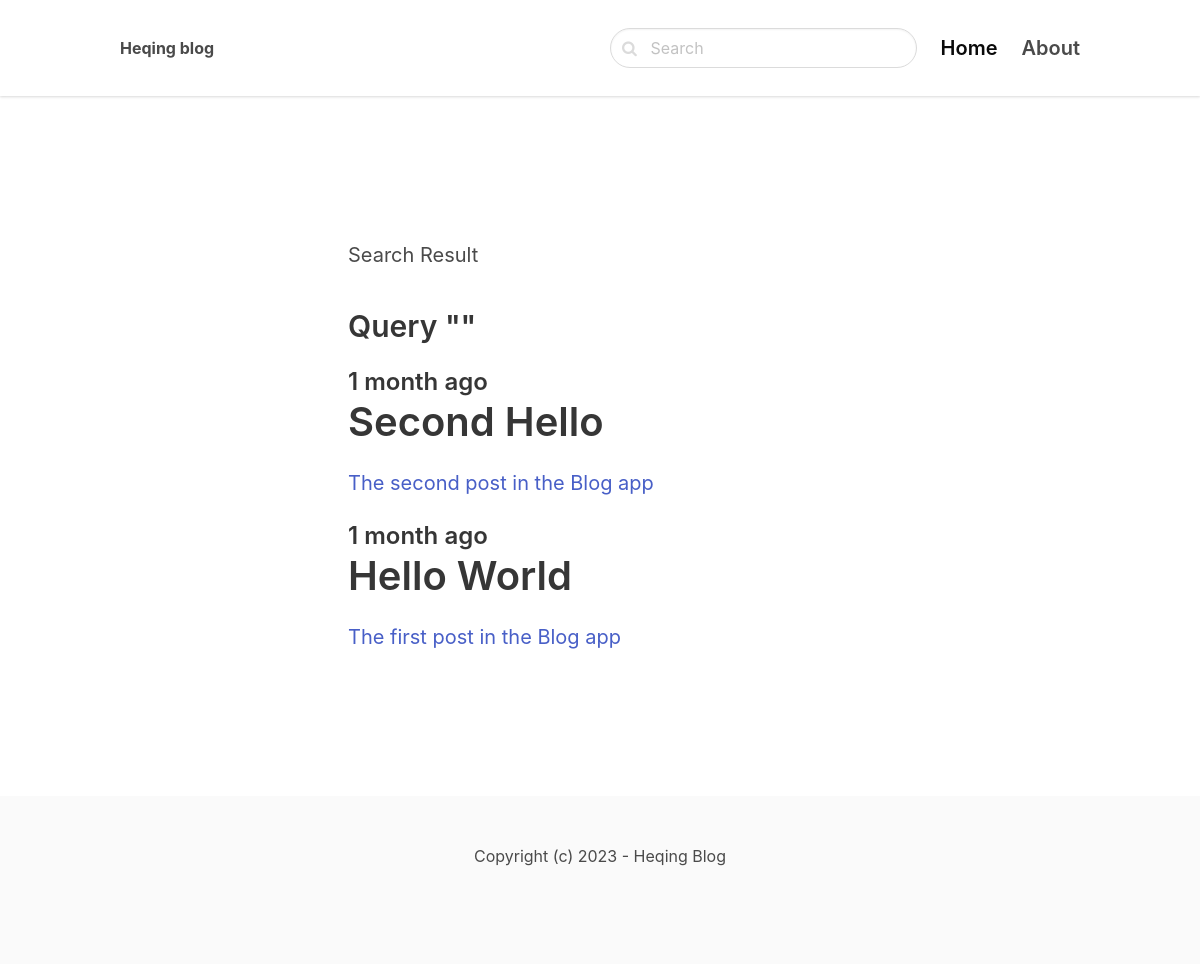
The app's page /search/, older data.
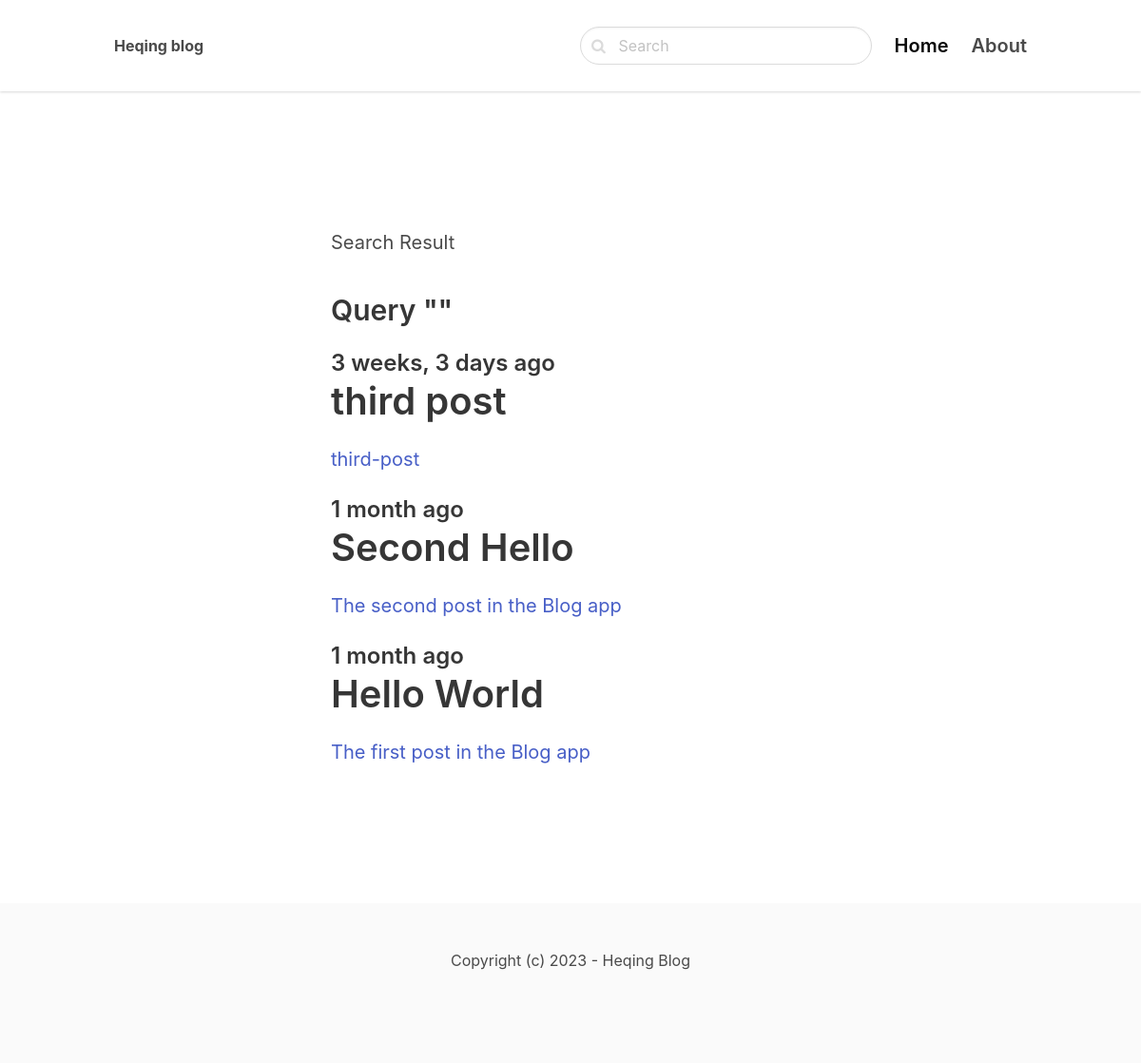
The same page, newer data.
### blog/models.py (models this page shows, shortened)
class Post(models.Model):
    ACTIVE = 'active'
    DRAFT = 'draft'
    CHOICES_STATUS = (
        (ACTIVE, 'Active'),
        (DRAFT, 'Draft')
    )
    category = models.ForeignKey(Category, related_name='posts', on_delete=models.CASCADE)
    title = models.CharField(max_length=255)
    slug = models.SlugField() # internet address for title
    intro = models.TextField()
    body = models.TextField()
    created_at = models.DateTimeField(auto_now_add = True)
    status = models.CharField(max_length=10, choices=CHOICES_STATUS, default=ACTIVE)
    image = models.ImageField(upload_to='uploads/', blank = True, null = True)
    class Meta:
        ordering = ('-created_at',)

### blog/views.py (the view)
# urls.py: path('search/', views.search, name = 'search'),
def search(request):
    query = request.GET.get('query', '')
    posts = Post.objects.filter(status=Post.ACTIVE).filter(Q(title__icontains=query) | Q(intro__icontains = query) | Q(body__icontains = query))
    return render(request, 'blog/search.html', {'posts': posts, 'query': query})

### blog/templates/blog/search.html (shortened to what this page needs)
{% extends 'core/base.html' %}
{% block content %}
    <section class="hero">
        <div class="hero-body">
            <div class="container">
                <section class="section">
                    <div class="columns">
                        <div class="column is-8 is-offset-2">
                            <div class="content is-medium">
                                <h> Search Result </h>
                                <h3> Query "{{ Query }}"</h3>
                            </div>
                            {% for post in posts %}
                            <div class="content is-medium">
                                <a href="{% url 'post_detail' post.category.slug post.slug %}">
                                    <h2 class="subtitle is-4">{{ post.created_at|timesince }} ago</h2>
                                    <h1 class="title">{{ post.title }}</h1>
                                    <p>{{ post.intro }}</p>
                                </a>
                            </div>
                        {% empty %}
                            <div class="content">
                                <p>There is no results in this query...</p>
                            </div>
                        {% endfor %}
                        </div>
                    </div>
                </section>
            </div>
        </div>
    </section>
{% endblock %}

### core/templates/core/base.html (shortened to what this page needs)
<!DOCTYPE html>
<html>
  <head>
    <link rel="stylesheet" href="https://unpkg.com/bulma@0.9.2/css/bulma.min.css" />
    <link href="https://stackpath.bootstrapcdn.com/font-awesome/4.7.0/css/font-awesome.min.css" rel="stylesheet" />
  </head>
  <body>
    <nav class="navbar">
      <div class="container">
        <div class="navbar-brand">
          <a class="navbar-item" href="/"><strong>Heqing blog</strong></a>
        </div>
        <div id="navbarMenu" class="navbar-menu">
          <div class="navbar-end">
            <div class="navbar-item">
              <form method ="get" action = {% url 'search' %}>
                <div class="control has-icons-left">
                  <input class="input is-rounded" name="query" type="text" placeholder="Search" />
                  <span class="icon is-left"></span>
                </div>
            </div>
            <a href="/" class="navbar-item is-active is-size-5 has-text-weight-semibold">Home</a>
            <a href="{% url 'about' %}" class="navbar-item is-size-5 has-text-weight-semibold">About</a>
          </div>
        </div>
      </div>
    </nav>
    <section class="section">
      <div class="container">
        {% block content %}
        {% endblock %}
      </div>
    </section>
    <footer class="footer">
        <div class="content has-text-centered">
            <p>
                Copyright (c) 2023 - Heqing Blog
            </p>
        </div>
    </footer>
  </body>
</html>

### core/templates/core/base.html (style rules this page uses)
nav.navbar { height: 6rem !important; box-shadow: 0 1px 3px 0 rgba(0, 0, 0, 0.1), 0 1px 2px 0 rgba(0, 0, 0, 0.06) !important; }

Row changes from the older to the newer data that the page shows:
added Post: created_at "3 weeks, 3 days", title "third post", intro "third-post"
